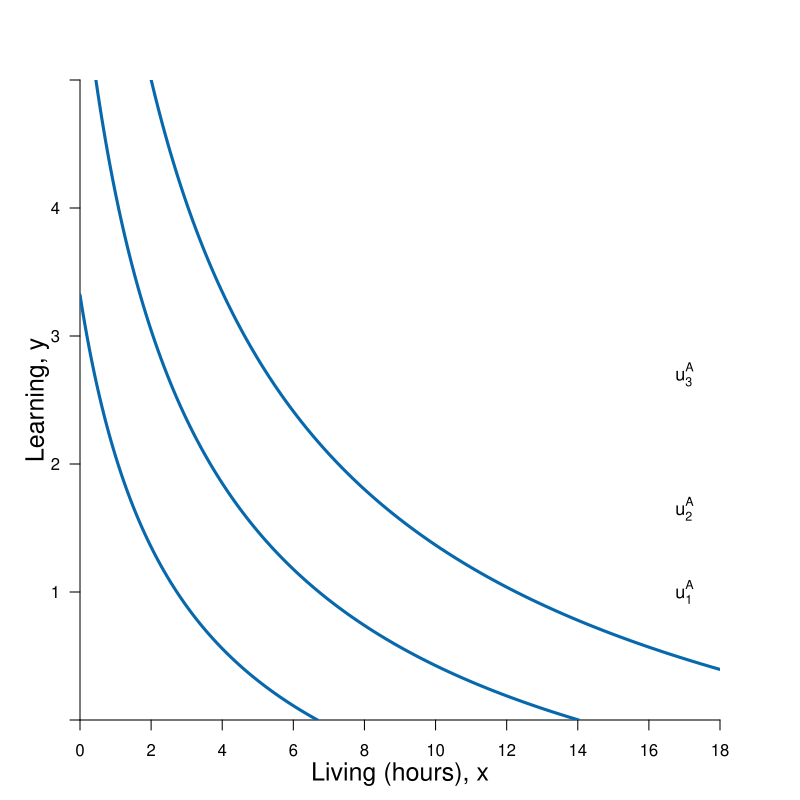

Source code (R):
#Graph Designer: Simon Halliday
#Authors: Bowles, Foley and Halliday
#Title: Microeconomics: Competition, Conflict and Coordination

library(shape)
pdf(file = "constrained_optimization/indifference_constrained_comp_new.pdf", width = 8, height = 8)

#Set parameters for graphics
axislabelsize <- 1.5
labelsize <- 1.1
graphlinewidth <- 3
segmentlinewidth <- 2

COL <- c("#7fc97f", "#beaed4", "#fdc086", "#ffff99", "#386cb0", "#f0027f", "#bf5b17", "#666666")
COLA <- c("#e0f3db", "#99d8c9","#66c2a4","#41ae76", "#238b45", "#005824")
COLB <- c("#4eb3d3", "#2b8cbe", "#0868ac","#084081")

#Edited the margins to cater for the larger LHS labels
par(mar =  c(4, 4, 4, 4))

ppf <- function(x, slope = 1/64, bary = 4) {
  bary - slope *x^2
}

uFn <- function(x, y, alpha = 0.4, z = 2){
  ((x + z)^alpha)*((y + z)^(1-alpha))
}

indiffA <- function(x, ubar = uFn(8,3) - 1, alpha = 0.4) {
  (ubar/ (x^alpha))^(1/ (1 - alpha))
}

ylims <- c(0, 5)
xlims <- c(0, 18)

npts <- 501 
x <- seq(xlims[1], xlims[2], length.out = npts)
y <- seq(ylims[1], ylims[2], length.out = npts) 
a <- c(uFn(8, 3) - 3, uFn(8, 3)-2, uFn(8, 3) -1) #alpha = 0.4

plot(0, 0, xlim = xlims, ylim = ylims, type = "n",
     xlab = expression(paste("")),
     ylab = expression(paste("")), 
     xaxt = "n", 
     yaxt = "n", 
     cex.lab = axislabelsize, 
     bty = "n", 
     xaxs="i", 
     yaxs="i"
)


# ticksy <- seq(from = 0, to = ylims[2], by = 1)
# ylabels <- seq(from = 0, to = ylims[2], by = 1)
ticksx <- seq(from = 0, to = xlims[2], by = 2)
xlabels <- seq(from = 0, to = xlims[2], by = 2)
ticksy <- c(ylims[1], 1, 2, 3, 4, ylims[2])
ylabels <- c(NA, 1, 2, 3, 4, NA)
# ticksx <- c(xlims[1], 5.25, 8.944272, xlims[2])
# xlabels <- c(NA, expression(paste(x,"*")), expression(paste(bar(x))), NA)

axis(1, at = ticksx, pos = 0, labels = xlabels)
axis(2, at = ticksy, pos = 0, labels = ylabels, las = 1)

npts <- 500 
xx1 <- seq(xlims[1], xlims[2], length.out = npts)
xx2 <- seq(0, xlims[2], length.out = npts)
xx3 <- seq(xlims[1], 0, length.out = npts)
xx4 <- seq(-11, 0, length.out = npts)

#Draw the polygon for shading the feasible set
# xpoly1 <- seq(from = xlims[1], to = 16, length.out = 500)
# ypoly1 <- ppf(xpoly1)
# polygon(x = c(xpoly1, xpoly1[1]), y = c(ypoly1, rev(ypoly1)[1]), col=COLA[1], density=NULL, border = NA)

#Draw the graphs
#lines(xx1, ppf(xx1), col = COLA[5], lwd = graphlinewidth)

#Label the feasible frontier
# text(10.5, 0.53, expression("Feasible Frontier"), cex = labelsize)
# Arrows(12.5, 0.53, 14.5, 0.53, col = "black", lty = 1, lwd = 2, arr.type = "triangle", arr.lwd = 0.5)

contour(x, y, 
        outer(x, y, uFn),
        drawlabels = FALSE,
        col = COLB[3],
        lwd = graphlinewidth,
        levels = a, 
        xaxs="i", 
        yaxs="i", 
        add = TRUE)

#Axis labels
mtext(expression(paste("Living (hours), ", x)), side = 1, line = 2.5, cex = axislabelsize)
text(-1.2, 0.5*ylims[2], expression(paste("Learning, ", y)), xpd = TRUE, cex = axislabelsize, srt = 90) 

#Add mrs = mrt at i
# text(8.6, 3.6, expression(paste(mrs(x,y) == mrt(x,y))), cex = labelsize)
# Arrows(8, 3.5, 8, 3.15, col = "black", lty = 1, lwd = 2, arr.type = "triangle", arr.lwd = 0.5)

#Label the indifference curves
text(17, 1, expression(u[1]^A), cex = labelsize)
text(17, 1.65, expression(u[2]^A), cex = labelsize)
text(17, 2.7, expression(u[3]^A), cex = labelsize)

#Annotate max u point on feasibility frontier
# text(8.4, ppf(8) + 0.1, expression(paste(i)), cex = labelsize)
# segments(8, 0, 8, ppf(x = 8), lty = 2, col = "gray", lwd = segmentlinewidth)
# segments(0, ppf(x = 8), 8, ppf(x = 8), lty = 2, col = "gray", lwd = segmentlinewidth)
# points(8, ppf(x = 8), pch = 16, col = "black", cex = 1.5)
# 
# text(3.3, ppf(2.9) + 0.1, expression(paste(a)), cex = labelsize)
# segments(2.9, 0, 2.9, ppf(x = 2.9), lty = 2, col = "gray", lwd = segmentlinewidth)
# segments(0, ppf(x = 2.9), 2.9, ppf(x = 2.9), lty = 2, col = "gray", lwd = segmentlinewidth)
# points(2.9, ppf(x = 2.9), pch = 16, col = "black", cex = 1.5)
# 
# 
# text(13.15, ppf(12.8) + 0.1, expression(paste(b)), cex = labelsize)
# segments(12.8, 0, 12.8, ppf(x = 12.8), lty = 2, col = "gray", lwd = segmentlinewidth)
# segments(0, ppf(x = 12.8), 12.8, ppf(x = 12.8), lty = 2, col = "gray", lwd = segmentlinewidth)
# points(12.8, ppf(x = 12.8), pch = 16, col = "black", cex = 1.5)
# 


dev.off()
